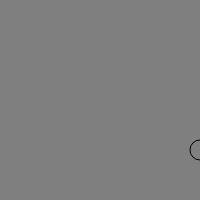
Frame 1 (no input)
Frame 60 (no input): identical to frame 1, image omitted
Frame 120 (the mouse pressed at the canvas centre since frame 60): identical to frame 1, image omitted

The p5.js sketch that drew this single still picture (run headless with seeded random() and noise() and a simulated clock; from frame 60 on, the mouse is pressed at the canvas centre):

// p5.js sketch
// ── sketch.js
// Position Variables
var x = 100;
var y = 100;
 
function setup() {
    createCanvas(200, 200);
    vx = displayWidth;
    vy = displayHeight;
    fill(0);
}

function draw() {
    background(127);

    // rotationX, Y, Z is rotation from your device!
    // it uses the acceleromter from your phone
    // it goes 0,360 in degrees
    var xRotation = rotationX; 
    var yRotation = rotationY; 
    var zRotation = rotationZ;

    // Using the acceleromter for position.
	// draw the ball based on your phones rotation
	x = map(rotationY, -90, 90, -displayWidth / 2, displayWidth);
	y = map(rotationX, -90, 90, -displayHeight / 2, displayHeight);
    
    // using the acclerometer to chage the color.
    var r = map(xRotation, -90, 90, 0, 255);
    var g = map(zRotation, -90, 90, 0, 255);
    var b = map(yRotation, -90, 90, 0, 255);   

    // draw the ball
    fill(r, g, b)
    ellipse(x, y, 20, 20);

    text(round(xRotation), 20, 20); // we round the float for nice printing
    text(round(yRotation), 20, 40);
    text(round(zRotation), 20, 60);
}
